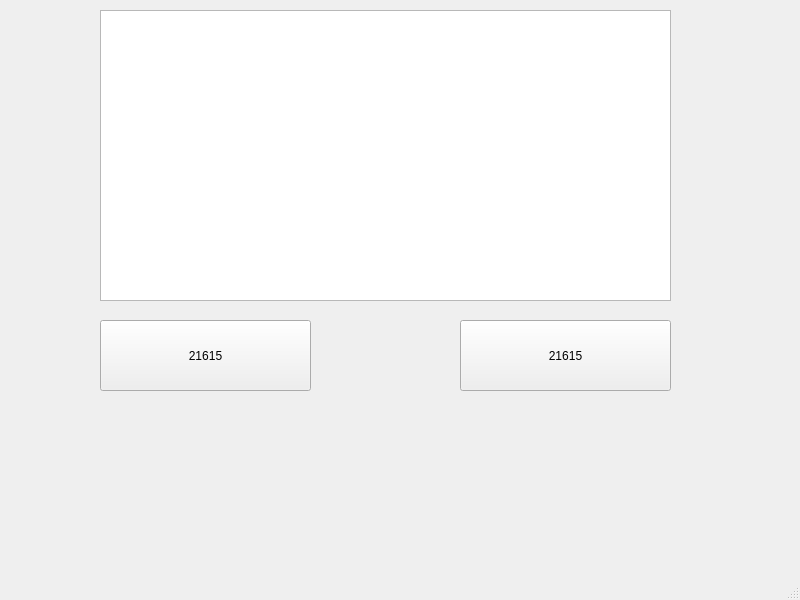
<?xml version="1.0" encoding="UTF-8"?>
<ui version="4.0">
 <class>MainWindow</class>
 <widget class="QMainWindow" name="MainWindow">
  <property name="geometry">
   <rect>
    <x>0</x>
    <y>0</y>
    <width>800</width>
    <height>600</height>
   </rect>
  </property>
  <property name="windowTitle">
   <string>MainWindow</string>
  </property>
  <widget class="QWidget" name="centralwidget">
   <widget class="QPushButton" name="pushButton">
    <property name="geometry">
     <rect>
      <x>100</x>
      <y>320</y>
      <width>211</width>
      <height>71</height>
     </rect>
    </property>
    <property name="text">
     <string>21615</string>
    </property>
   </widget>
   <widget class="QTextEdit" name="textEdit">
    <property name="geometry">
     <rect>
      <x>100</x>
      <y>10</y>
      <width>571</width>
      <height>291</height>
     </rect>
    </property>
   </widget>
   <widget class="QPushButton" name="pushButton_2">
    <property name="geometry">
     <rect>
      <x>460</x>
      <y>320</y>
      <width>211</width>
      <height>71</height>
     </rect>
    </property>
    <property name="text">
     <string>21615</string>
    </property>
   </widget>
  </widget>
  <widget class="QMenuBar" name="menubar">
   <property name="geometry">
    <rect>
     <x>0</x>
     <y>0</y>
     <width>800</width>
     <height>25</height>
    </rect>
   </property>
  </widget>
  <widget class="QStatusBar" name="statusbar"/>
 </widget>
 <resources/>
 <connections/>
</ui>
